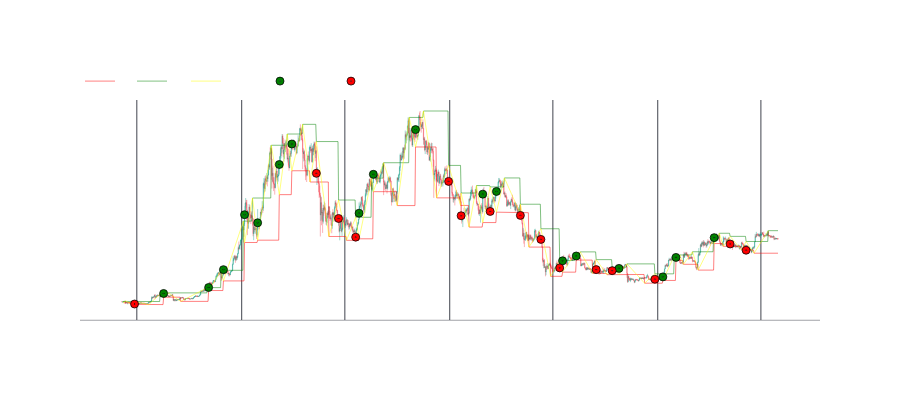

The cell this chart's notebook holds for it:
### Code cell
indicators = [
     {'col': 'sl','name': 'sl','color': 'red','row': 1, 'mode':'lines',},
     {'col': 'tp','name': 'tp','color': 'green','row': 1, 'mode':'lines',},
     {'col': 'pivots','name': 'Pivots','color': 'yellow','row': 1, 'mode':'lines',},
     #{'col': 'st_trigger','name': 'ST Trigger','color': 'red','row': 1, 'mode':'markers',},
     #{'col': 'st_high','name': 'ST High','color': 'green','row': 1, 'mode':'markers',},
        ]

indicators_out = [
     #{'col': 'st_trend','name': 'ST','color': 'white','row': 2, 'mode':'lines',},
        ]

#https://plotly.com/python/reference/scatter/#scatter-marker-symbol
#https://plotly.com/python/reference/scatter/#scatter-marker-symbol
events = [
        {'df':df,'col':'buy','name': 'BUY','color': 'green','symbol': 'circle-dot' }, 
        {'df':df,'col':'sell','name': 'SELL','color': 'red','symbol': 'circle-dot' }, 
     ]
if 'volume' in df.columns:
        df.drop(columns=['volume'],inplace=True)

fig = fn.ohlc_chart(df,indicators=indicators,indicators_out=indicators_out,events=events) #
fig.show()

### Figure 1 — Plotly figure (JSON) as saved in the notebook; plotly's stock layout.template omitted (floating-point values rounded to 4 significant figures; data arrays with more than 128 entries replaced by an {"elided": "..."} marker saying what was removed)
{"data": [{"close": {"elided": "1152 float values"}, "decreasing": {"line": {"color": "rgba(242,54,69,0.5)"}}, "high": {"elided": "1152 float values"}, "increasing": {"line": {"color": "rgba(8,153,129,0.5)"}}, "line": {"width": 0.75}, "low": {"elided": "1152 float values"}, "name": "BTCUDST", "open": {"elided": "1152 float values"}, "showlegend": false, "type": "candlestick", "x": {"elided": "1152 str values"}, "xaxis": "x", "yaxis": "y"}, {"line": {"width": 0.5}, "marker": {"color": "red", "size": 2, "symbol": "x"}, "mode": "lines", "name": "sl", "type": "scatter", "x": {"elided": "1149 str values"}, "xaxis": "x", "y": {"elided": "1149 float values"}, "yaxis": "y"}, {"line": {"width": 0.5}, "marker": {"color": "green", "size": 2, "symbol": "x"}, "mode": "lines", "name": "tp", "type": "scatter", "x": {"elided": "1150 str values"}, "xaxis": "x", "y": {"elided": "1150 float values"}, "yaxis": "y"}, {"line": {"width": 0.5}, "marker": {"color": "yellow", "size": 2, "symbol": "x"}, "mode": "lines", "name": "Pivots", "type": "scatter", "x": ["2020-06-07T00:00:00", "2020-06-08T00:00:00", "2020-06-11T00:00:00", "2020-06-22T00:00:00", "2020-06-27T00:00:00", "2020-07-22T00:00:00", "2020-08-11T00:00:00", "2020-08-17T00:00:00", "2020-08-25T00:00:00", "2020-09-16T00:00:00", "2020-11-02T00:00:00", "2020-11-04T00:00:00", "2020-11-26T00:00:00", "2020-11-30T00:00:00", "2021-01-04T00:00:00", "2021-01-06T00:00:00", "2021-01-20T00:00:00", "2021-01-29T00:00:00", "2021-02-22T00:00:00", "2021-03-08T00:00:00", "2021-03-22T00:00:00", "2021-03-30T00:00:00", "2021-04-18T00:00:00", "2021-05-01T00:00:00", "2021-05-12T00:00:00", "2021-06-03T00:00:00", "2021-06-20T00:00:00", "2021-07-04T00:00:00", "2021-07-20T00:00:00", "2021-07-26T00:00:00", "2021-08-17T00:00:00", "2021-08-20T00:00:00", "2021-09-07T00:00:00", "2021-10-01T00:00:00", "2021-10-22T00:00:00", "2021-11-02T00:00:00", "2021-11-16T00:00:00", "2021-12-09T00:00:00", "2021-12-30T00:00:00", "2022-01-20T00:00:00", "2022-01-21T00:00:00", "2022-02-04T00:00:00", "2022-02-17T00:00:00", "2022-02-28T00:00:00", "2022-03-13T00:00:00", "2022-03-24T00:00:00", "2022-04-07T00:00:00", "2022-05-04T00:00:00", "2022-05-05T00:00:00", "2022-05-20T00:00:00", "2022-06-10T00:00:00", "2022-06-27T00:00:00", "2022-07-13T00:00:00", "2022-07-18T00:00:00", "2022-08-09T00:00:00", "2022-08-11T00:00:00", "2022-08-18T00:00:00", "2022-09-09T00:00:00", "2022-09-15T00:00:00", "2022-10-04T00:00:00", "2022-10-13T00:00:00", "2022-10-25T00:00:00", "2022-11-08T00:00:00", "2022-12-09T00:00:00", "2022-12-27T00:00:00", "2023-01-10T00:00:00", "2023-01-30T00:00:00", "2023-02-02T00:00:00", "2023-02-09T00:00:00", "2023-02-15T00:00:00", "2023-03-03T00:00:00", "2023-03-13T00:00:00", "2023-04-09T00:00:00", "2023-04-10T00:00:00", "2023-04-19T00:00:00", "2023-04-26T00:00:00", "2023-05-08T00:00:00", "2023-05-28T00:00:00", "2023-06-05T00:00:00", "2023-06-19T00:00:00", "2023-07-14T00:00:00"], "xaxis": "x", "y": [9802, 9372.0, 9993.0, 8910.0, 9780, 8833, 12120.0, 11125, 12468, 9825, 14100, 13200.0, 19480.0, 16188, 34780.0, 28130, 41950, 28850, 58350.0, 43000, 61844, 50430.0, 64854, 46930, 59500, 30000, 41330, 28805, 35970.0, 29278, 48144, 43930.0, 52920, 39600, 67000, 57820, 69000, 42000.0, 52088, 39650, 43505, 32920.0, 45821, 34320.0, 45400, 37555, 48190.0, 37390.0, 40020.0, 26700, 32399, 17622, 22530.0, 18910.0, 24668, 22660.0, 25210.0, 18510.0, 22799, 18130.0, 20475, 18190, 21480.0, 15476, 18390.0, 16333, 23960.0, 22500, 24255, 21350.0, 25250, 19550.0, 29180.0, 27800, 31000, 26940.0, 30036, 25810.0, 28450.0, 24800, 31800.0], "yaxis": "y"}, {"marker": {"color": "green", "line": {"color": "black", "width": 0.75}, "size": 8, "symbol": "circle-dot"}, "mode": "markers", "name": "BUY", "type": "scatter", "x": {"elided": "1152 str values"}, "xaxis": "x", "y": {"elided": "1152 float values"}, "yaxis": "y"}, {"marker": {"color": "red", "line": {"color": "black", "width": 0.75}, "size": 8, "symbol": "circle-dot"}, "mode": "markers", "name": "SELL", "type": "scatter", "x": {"elided": "1152 str values"}, "xaxis": "x", "y": {"elided": "1152 float values"}, "yaxis": "y"}], "layout": {"font": {"color": "#ffffff", "family": "Helvetica"}, "height": 400, "legend": {"orientation": "h", "x": 0, "xanchor": "left", "y": 1.02, "yanchor": "bottom"}, "modebar": {"bgcolor": "rgba(0,0,0,0)"}, "paper_bgcolor": "rgba(0,0,0,0)", "plot_bgcolor": "rgba(0,0,0,0)", "xaxis": {"anchor": "y", "domain": [0, 1], "gridcolor": "#40444e", "linecolor": "#40444e", "linewidth": 0.5, "rangeslider": {"visible": false}, "showline": true}, "yaxis": {"anchor": "x", "domain": [0, 1], "gridcolor": "rgba(0,0,0,0)", "linecolor": "#40444e", "linewidth": 0.5, "showline": false, "showticklabels": true, "title": {"text": "Precio"}, "zeroline": false}}}
